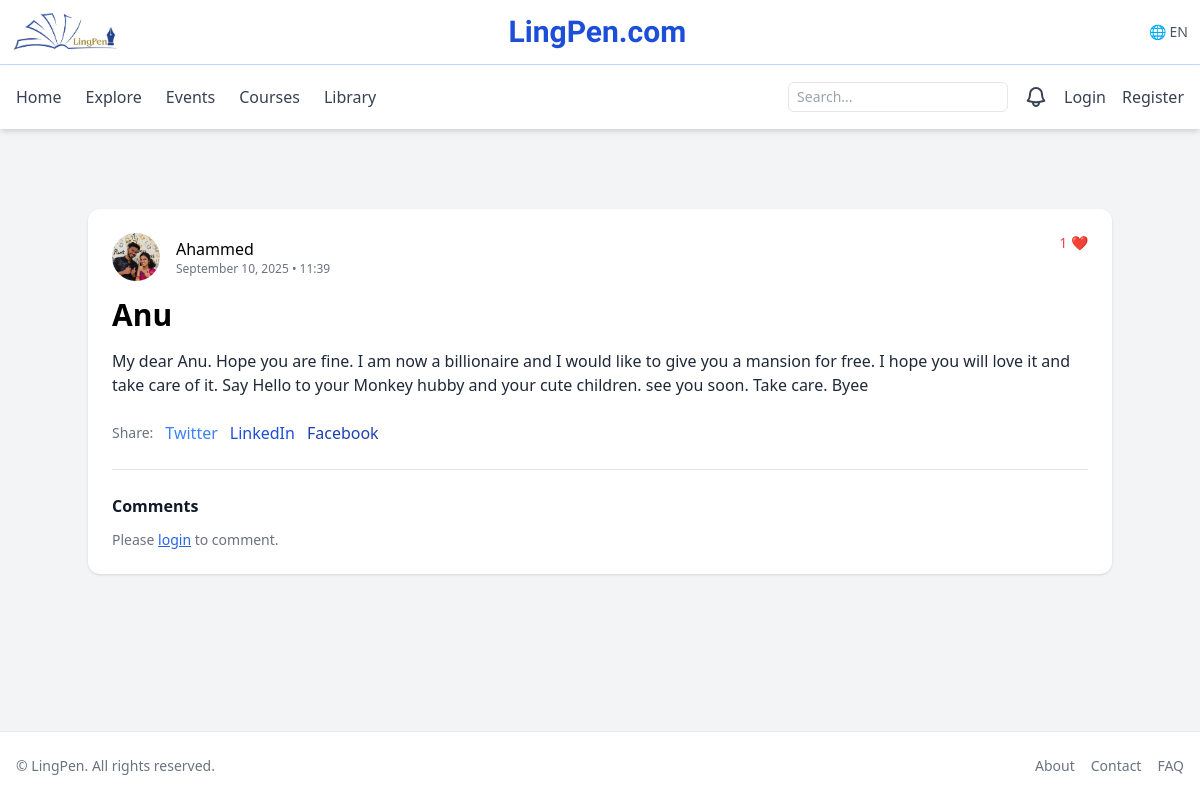
Page /blogs/1 on the earlier database version.
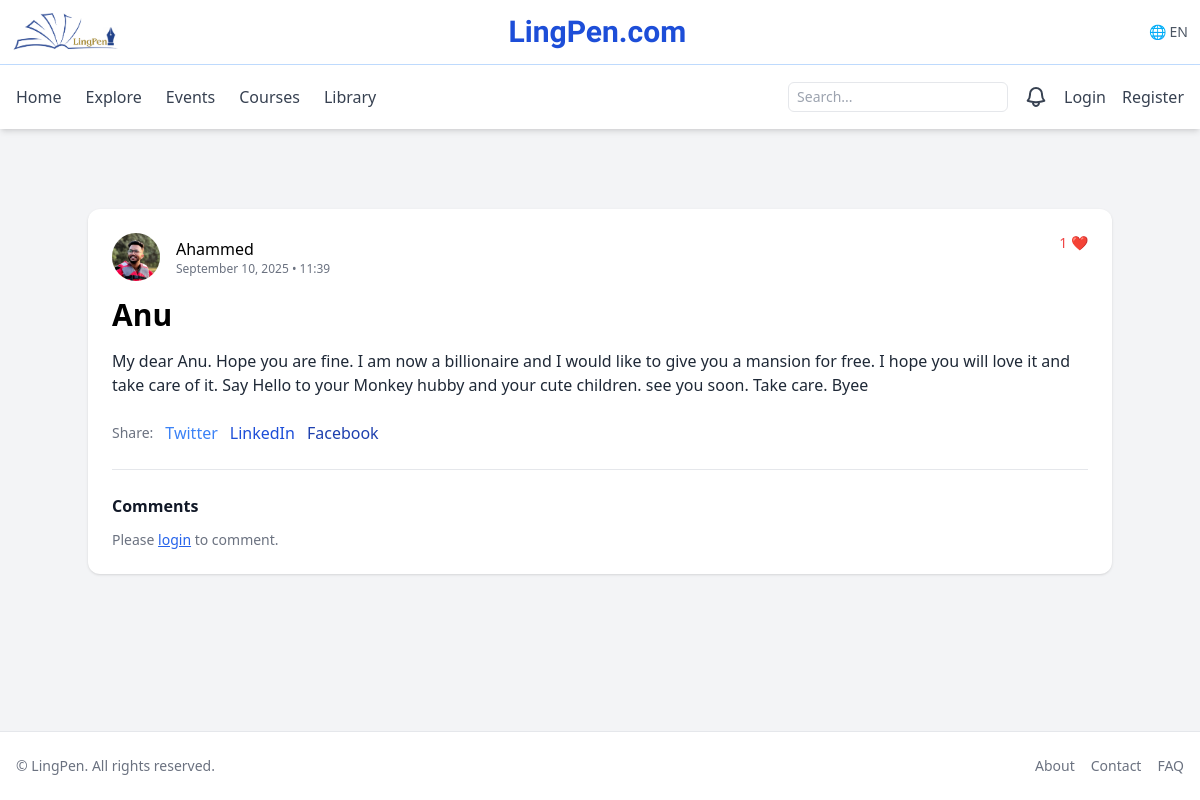
Same page on the later database version.
### app/models.py (models this page shows)
class Profile(db.Model):
    id = db.Column(db.Integer, primary_key=True)
    user_id = db.Column(db.Integer, db.ForeignKey("user.id"), unique=True)
    first_name = db.Column(db.String(80))
    last_name = db.Column(db.String(80))
    dob = db.Column(db.Date)
    photo_url = db.Column(db.String(255))
    cover_url = db.Column(db.String(255))
    about = db.Column(db.Text)
    primary_language = db.Column(db.String(80))
    interests = db.Column(db.String(255))
    proficiency_level = db.Column(db.String(50))
    user = db.relationship("User", back_populates="profile")

### app/blueprints/blogs/routes.py (the view)
@bp.route("/<int:blog_id>")
def detail(blog_id):
    blog = Blog.query.get_or_404(blog_id)
    blog.views = (blog.views or 0) + 1
    db.session.commit()
    form = CommentForm()
    comments = BlogComment.query.filter_by(blog_id=blog.id, parent_id=None) \
        .order_by(BlogComment.created_at.desc()).all()
    related = Blog.query.filter(
        Blog.category == blog.category,
        Blog.id != blog.id
    ).order_by(Blog.created_at.desc()).limit(3).all()
    return render_template("blogs/detail.html", blog=blog, form=form, comments=comments, related_posts=related)

### app/forms.py
class CommentForm(FlaskForm):
    body = TextAreaField('Comment', validators=[DataRequired(), Length(min=1, max=2000)])
    parent_id = HiddenField('Parent Comment ID')
    submit = SubmitField('Comment')

### app/templates/blogs/detail.html (shortened to what this page needs)
{% extends 'base.html' %}
{% block content %}
<div class="max-w-5xl mx-auto my-8">
  <div class="bg-white rounded-xl shadow p-6">
    <div class="flex items-start justify-between gap-6">
      <div class="flex items-center gap-4">
        <div class="w-12 h-12 rounded-full overflow-hidden">
          <img src="{{ blog.user.profile.photo_url or url_for('static', filename='default_avatar.png') }}" class="w-full h-full object-cover">
        </div>
        <div>
          <a href="{{ url_for('users.profile', user_id=blog.user.id) }}" class="font-medium text-black">
            {{ blog.user.profile.first_name or blog.user.email }}
          </a>
          <div class="text-xs text-gray-500">{{ blog.created_at.strftime('%B %d, %Y • %H:%M') }}</div>
        </div>
      </div>
      <div class="flex items-center gap-3">
        <div class="text-sm text-red-500">{{ blog.likes.count() }} ❤</div>
      </div>
    </div>
    <h1 class="mt-4 text-3xl font-extrabold text-black">{{ blog.title }}</h1>
    <article class="mt-4 prose prose-indigo max-w-none text-gray-800">
      {{ blog.body|safe }}
    </article>
    <div class="mt-6 flex items-center gap-3">
      <span class="text-sm text-gray-500">Share:</span>
      <a href="https://twitter.com/intent/tweet?url={{ request.url }}" target="_blank" class="text-blue-500 hover:underline">Twitter</a>
      <a href="https://www.linkedin.com/shareArticle?url={{ request.url }}" target="_blank" class="text-blue-700 hover:underline">LinkedIn</a>
      <a href="https://www.facebook.com/sharer/sharer.php?u={{ request.url }}" target="_blank" class="text-blue-800 hover:underline">Facebook</a>
    </div>
    <hr class="my-6">
    <div x-data="commentsComponent({{ blog.id }})" x-init="loadComments()">
      <h2 class="font-semibold mb-3">Comments</h2>
      {% if current_user.is_authenticated %}
        <div class="mb-4">
          <textarea x-model="newComment" class="w-full border rounded p-2" placeholder="Write a comment..."></textarea>
          <button @click="submitComment()" class="bg-blue-500 text-white px-3 py-1 rounded mt-2">Comment</button>
        </div>
      {% else %}
        <p class="text-sm text-gray-500">
          Please <a href="{{ url_for('auth.login') }}" class="text-blue-600 underline">login</a> to comment.
        </p>
      {% endif %}
    </div>
  </div>
{% endblock %}

Differences in the rows shown:
changed Profile "Ahammed": user.profile: a different picture
